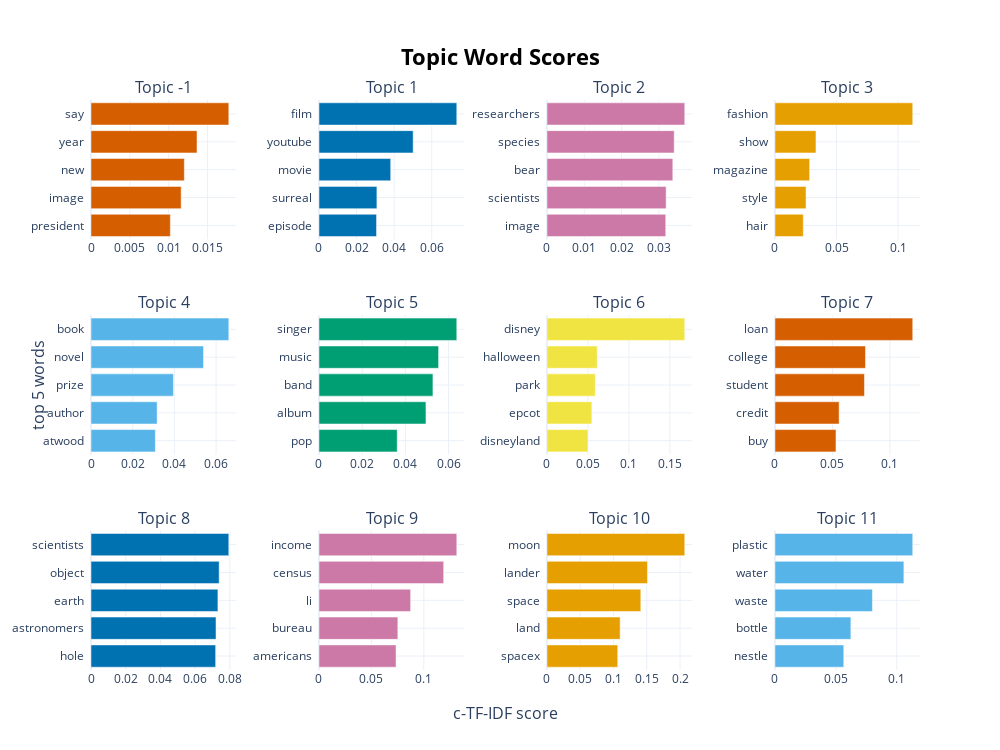

The cell this chart's notebook holds for it:
### Code cell
visualize_barchart2(model)

### Figure 1 — Plotly figure (JSON) as saved in the notebook; plotly's stock layout.template omitted (floating-point values rounded to 4 significant figures)
{"data": [{"marker": {"color": "#D55E00"}, "orientation": "h", "type": "bar", "x": [0.01021, 0.0116, 0.01201, 0.01364, 0.01773], "xaxis": "x", "y": ["president  ", "image  ", "new  ", "year  ", "say  "], "yaxis": "y"}, {"marker": {"color": "#0072B2"}, "orientation": "h", "type": "bar", "x": [0.03063, 0.03081, 0.03816, 0.05011, 0.07332], "xaxis": "x2", "y": ["episode  ", "surreal  ", "movie  ", "youtube  ", "film  "], "yaxis": "y2"}, {"marker": {"color": "#CC79A7"}, "orientation": "h", "type": "bar", "x": [0.03185, 0.03195, 0.03374, 0.03411, 0.03694], "xaxis": "x3", "y": ["image  ", "scientists  ", "bear  ", "species  ", "researchers  "], "yaxis": "y3"}, {"marker": {"color": "#E69F00"}, "orientation": "h", "type": "bar", "x": [0.02303, 0.02527, 0.02818, 0.03334, 0.1119], "xaxis": "x4", "y": ["hair  ", "style  ", "magazine  ", "show  ", "fashion  "], "yaxis": "y4"}, {"marker": {"color": "#56B4E9"}, "orientation": "h", "type": "bar", "x": [0.03088, 0.03173, 0.03955, 0.05399, 0.06611], "xaxis": "x5", "y": ["atwood  ", "author  ", "prize  ", "novel  ", "book  "], "yaxis": "y5"}, {"marker": {"color": "#009E73"}, "orientation": "h", "type": "bar", "x": [0.03622, 0.04953, 0.05276, 0.05538, 0.06381], "xaxis": "x6", "y": ["pop  ", "album  ", "band  ", "music  ", "singer  "], "yaxis": "y6"}, {"marker": {"color": "#F0E442"}, "orientation": "h", "type": "bar", "x": [0.05006, 0.05481, 0.05899, 0.06138, 0.1682], "xaxis": "x7", "y": ["disneyland  ", "epcot  ", "park  ", "halloween  ", "disney  "], "yaxis": "y7"}, {"marker": {"color": "#D55E00"}, "orientation": "h", "type": "bar", "x": [0.0531, 0.05583, 0.07788, 0.07877, 0.1199], "xaxis": "x8", "y": ["buy  ", "credit  ", "student  ", "college  ", "loan  "], "yaxis": "y8"}, {"marker": {"color": "#0072B2"}, "orientation": "h", "type": "bar", "x": [0.07183, 0.07203, 0.07314, 0.07385, 0.07942], "xaxis": "x9", "y": ["hole  ", "astronomers  ", "earth  ", "object  ", "scientists  "], "yaxis": "y9"}, {"marker": {"color": "#CC79A7"}, "orientation": "h", "type": "bar", "x": [0.07353, 0.07525, 0.08742, 0.119, 0.1315], "xaxis": "x10", "y": ["americans  ", "bureau  ", "li  ", "census  ", "income  "], "yaxis": "y10"}, {"marker": {"color": "#E69F00"}, "orientation": "h", "type": "bar", "x": [0.1064, 0.11, 0.141, 0.151, 0.2071], "xaxis": "x11", "y": ["spacex  ", "land  ", "space  ", "lander  ", "moon  "], "yaxis": "y11"}, {"marker": {"color": "#56B4E9"}, "orientation": "h", "type": "bar", "x": [0.05646, 0.0623, 0.07996, 0.1058, 0.113], "xaxis": "x12", "y": ["nestle  ", "bottle  ", "waste  ", "water  ", "plastic  "], "yaxis": "y12"}], "layout": {"annotations": [{"font": {"size": 16}, "showarrow": false, "text": "Topic -1", "x": 0.0875, "xanchor": "center", "xref": "paper", "y": 1, "yanchor": "bottom", "yref": "paper"}, {"font": {"size": 16}, "showarrow": false, "text": "Topic 1", "x": 0.3625, "xanchor": "center", "xref": "paper", "y": 1, "yanchor": "bottom", "yref": "paper"}, {"font": {"size": 16}, "showarrow": false, "text": "Topic 2", "x": 0.6375, "xanchor": "center", "xref": "paper", "y": 1, "yanchor": "bottom", "yref": "paper"}, {"font": {"size": 16}, "showarrow": false, "text": "Topic 3", "x": 0.9125, "xanchor": "center", "xref": "paper", "y": 1, "yanchor": "bottom", "yref": "paper"}, {"font": {"size": 16}, "showarrow": false, "text": "Topic 4", "x": 0.0875, "xanchor": "center", "xref": "paper", "y": 0.6222, "yanchor": "bottom", "yref": "paper"}, {"font": {"size": 16}, "showarrow": false, "text": "Topic 5", "x": 0.3625, "xanchor": "center", "xref": "paper", "y": 0.6222, "yanchor": "bottom", "yref": "paper"}, {"font": {"size": 16}, "showarrow": false, "text": "Topic 6", "x": 0.6375, "xanchor": "center", "xref": "paper", "y": 0.6222, "yanchor": "bottom", "yref": "paper"}, {"font": {"size": 16}, "showarrow": false, "text": "Topic 7", "x": 0.9125, "xanchor": "center", "xref": "paper", "y": 0.6222, "yanchor": "bottom", "yref": "paper"}, {"font": {"size": 16}, "showarrow": false, "text": "Topic 8", "x": 0.0875, "xanchor": "center", "xref": "paper", "y": 0.2444, "yanchor": "bottom", "yref": "paper"}, {"font": {"size": 16}, "showarrow": false, "text": "Topic 9", "x": 0.3625, "xanchor": "center", "xref": "paper", "y": 0.2444, "yanchor": "bottom", "yref": "paper"}, {"font": {"size": 16}, "showarrow": false, "text": "Topic 10", "x": 0.6375, "xanchor": "center", "xref": "paper", "y": 0.2444, "yanchor": "bottom", "yref": "paper"}, {"font": {"size": 16}, "showarrow": false, "text": "Topic 11", "x": 0.9125, "xanchor": "center", "xref": "paper", "y": 0.2444, "yanchor": "bottom", "yref": "paper"}, {"font": {"size": 16}, "showarrow": false, "text": "c-TF-IDF score", "x": 0.5, "xanchor": "center", "xref": "paper", "y": 0, "yanchor": "top", "yref": "paper", "yshift": -30}, {"font": {"size": 16}, "showarrow": false, "text": "top 5 words", "textangle": -90, "x": 0, "xanchor": "right", "xref": "paper", "xshift": -40, "y": 0.5, "yanchor": "middle", "yref": "paper"}], "height": 750, "hoverlabel": {"bgcolor": "white", "font": {"family": "Rockwell", "size": 16}}, "showlegend": false, "title": {"font": {"color": "Black", "size": 22}, "text": "<b>Topic Word Scores", "x": 0.5, "xanchor": "center", "yanchor": "top"}, "width": 1000, "xaxis": {"anchor": "y", "domain": [0, 0.175], "showgrid": true}, "xaxis10": {"anchor": "y10", "domain": [0.275, 0.45], "showgrid": true}, "xaxis11": {"anchor": "y11", "domain": [0.55, 0.725], "showgrid": true}, "xaxis12": {"anchor": "y12", "domain": [0.825, 1], "showgrid": true}, "xaxis2": {"anchor": "y2", "domain": [0.275, 0.45], "showgrid": true}, "xaxis3": {"anchor": "y3", "domain": [0.55, 0.725], "showgrid": true}, "xaxis4": {"anchor": "y4", "domain": [0.825, 1], "showgrid": true}, "xaxis5": {"anchor": "y5", "domain": [0, 0.175], "showgrid": true}, "xaxis6": {"anchor": "y6", "domain": [0.275, 0.45], "showgrid": true}, "xaxis7": {"anchor": "y7", "domain": [0.55, 0.725], "showgrid": true}, "xaxis8": {"anchor": "y8", "domain": [0.825, 1], "showgrid": true}, "xaxis9": {"anchor": "y9", "domain": [0, 0.175], "showgrid": true}, "yaxis": {"anchor": "x", "domain": [0.7556, 1], "showgrid": true}, "yaxis10": {"anchor": "x10", "domain": [0, 0.2444], "showgrid": true}, "yaxis11": {"anchor": "x11", "domain": [0, 0.2444], "showgrid": true}, "yaxis12": {"anchor": "x12", "domain": [0, 0.2444], "showgrid": true}, "yaxis2": {"anchor": "x2", "domain": [0.7556, 1], "showgrid": true}, "yaxis3": {"anchor": "x3", "domain": [0.7556, 1], "showgrid": true}, "yaxis4": {"anchor": "x4", "domain": [0.7556, 1], "showgrid": true}, "yaxis5": {"anchor": "x5", "domain": [0.3778, 0.6222], "showgrid": true}, "yaxis6": {"anchor": "x6", "domain": [0.3778, 0.6222], "showgrid": true}, "yaxis7": {"anchor": "x7", "domain": [0.3778, 0.6222], "showgrid": true}, "yaxis8": {"anchor": "x8", "domain": [0.3778, 0.6222], "showgrid": true}, "yaxis9": {"anchor": "x9", "domain": [0, 0.2444], "showgrid": true}}}
